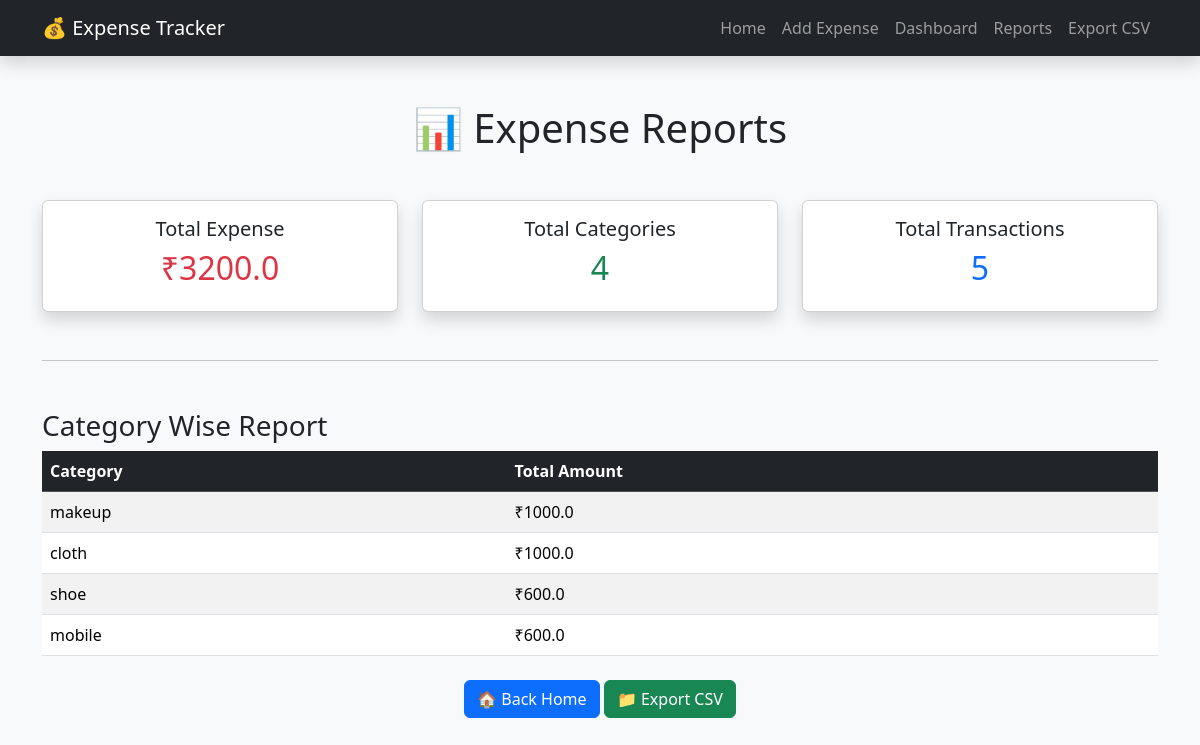
Page /reports on the committed database.
### tables this page shows
CREATE TABLE expenses(
    id INTEGER PRIMARY KEY AUTOINCREMENT,
    amount REAL,
    category TEXT,
    description TEXT,
    date TEXT
);

### newapp.py (the view)
@app.route("/reports")
def reports():
    conn = get_db()
    cursor = conn.cursor()
    cursor.execute("SELECT SUM(amount) FROM expenses")
    total = cursor.fetchone()[0] or 0
    cursor.execute("SELECT COUNT(*) FROM expenses")
    transactions = cursor.fetchone()[0]
    cursor.execute("SELECT COUNT(DISTINCT category) FROM expenses")
    categories = cursor.fetchone()[0]
    cursor.execute("""
    SELECT category, SUM(amount)
    FROM expenses
    GROUP BY category
    ORDER BY SUM(amount) DESC
    """)
    report = cursor.fetchall()
    conn.close()
    return render_template(
        "reports.html",
        total=total,
        transactions=transactions,
        categories=categories,
        report=report
    )

### newapp.py (called while the page is built)
def get_db():
    conn = sqlite3.connect("expenses.db")
    return conn

### templates/reports.html (shortened to what this page needs)
<!DOCTYPE html>
<html lang="en">
<head>
    <link href="https://cdn.jsdelivr.net/npm/bootstrap@5.3.7/dist/css/bootstrap.min.css" rel="stylesheet">
</head>
<body class="bg-light">
{% include "navbar.html" %}
<div class="container mt-5">
<h1 class="text-center mb-5">
📊 Expense Reports
</h1>
<div class="row">
<div class="col-md-4">
<div class="card shadow text-center">
<div class="card-body">
<h5>Total Expense</h5>
<h2 class="text-danger">
₹{{ total }}
</h2>
</div>
</div>
</div>
<div class="col-md-4">
<div class="card shadow text-center">
<div class="card-body">
<h5>Total Categories</h5>
<h2 class="text-success">
{{ categories }}
</h2>
</div>
</div>
</div>
<div class="col-md-4">
<div class="card shadow text-center">
<div class="card-body">
<h5>Total Transactions</h5>
<h2 class="text-primary">
{{ transactions }}
</h2>
</div>
</div>
</div>
</div>
<hr class="my-5">
<h3>Category Wise Report</h3>
<table class="table table-striped">
<thead class="table-dark">
<tr>
<th>Category</th>
<th>Total Amount</th>
</tr>
</thead>
<tbody>
{% for row in report %}
<tr>
<td>{{ row[0] }}</td>
<td>₹{{ row[1] }}</td>
</tr>
{% endfor %}
</tbody>
</table>
<div class="text-center mt-4">
<a href="/" class="btn btn-primary">
🏠 Back Home
</a>
<a href="/export/csv" class="btn btn-success">
    📁 Export CSV
</a>
</div>
</div>
</body>
</html>

### rows in the picture
expenses: category "makeup", amount "1000.0"
expenses: category "shoe", amount "600.0"
expenses: category "mobile", amount "600.0"

### other values in the picture
{{ total }} "3200.0"
{{ categories }} "4"
{{ transactions }} "5"
{{ row[0] }} "cloth"
{{ row[1] }} "1000.0"
